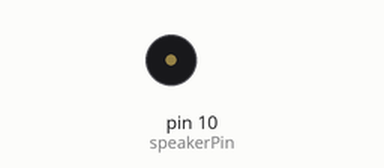
Recording of a sketch running on a simulated Arduino Uno, built with avr-gcc and run on an emulated ATmega328P. On the bench: buzzer (waves = sounding).

Above: at 16.5 s.
At 25.45 s:
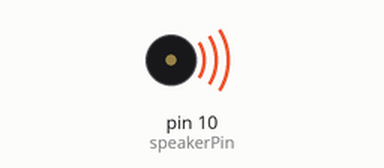
Timing chart, 0 to 26.4 s (numbered marks = the images above):
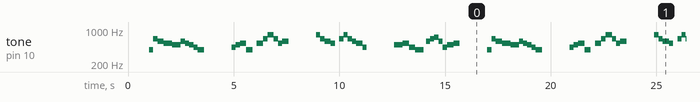

The sketch:

P6-4.ino
```cpp
#define NOTE_C4  262
#define NOTE_CS4 277
#define NOTE_D4  294
#define NOTE_DS4 311
#define NOTE_E4  330
#define NOTE_F4  349
#define NOTE_FS4 370
#define NOTE_G4  396
#define NOTE_GS4 415
#define NOTE_A4  440
#define NOTE_AS4 466
#define NOTE_B4  495
#define NOTE_C5  528
#define NOTE_CS5 554
#define NOTE_D5  594
#define NOTE_DS5 622
#define NOTE_E5  660
#define NOTE_F5  704
#define NOTE_FS5 740
#define NOTE_G5  792


int speakerPin = 10;

void setup ()
{
  pinMode(speakerPin, OUTPUT);
  BintangKecil();
}

void loop ()
{
  BintangKecil();
}

void BintangKecil() {
        noTone(speakerPin);
        delay(1000);
        tone(speakerPin,NOTE_G4);
        delay(200);
        noTone(speakerPin);
        tone(speakerPin,NOTE_E5);
        delay(200);
        noTone(speakerPin);

        tone(speakerPin,NOTE_D5);
        delay(300);
        noTone(speakerPin);


        tone(speakerPin,NOTE_C5);
        delay(200);

        delay(100);
        delay(100);

        tone(speakerPin,NOTE_B4);
        delay(400);
        noTone(speakerPin);

        tone(speakerPin,NOTE_D5);
        delay(200);
        noTone(speakerPin);
        tone(speakerPin,NOTE_C5);
        delay(200);
        noTone(speakerPin);
        tone(speakerPin,NOTE_B4);
        delay(200);
        noTone(speakerPin);
        tone(speakerPin,NOTE_A4);
        delay(200);
        noTone(speakerPin);
        tone(speakerPin,NOTE_G4);
        delay(300);
        noTone(speakerPin);

        delay(100);
        delay(100);
        delay(100);

        noTone(speakerPin);
        delay(1000);
        tone(speakerPin,NOTE_A4);
        delay(200);
        noTone(speakerPin);
        tone(speakerPin,NOTE_B4);
        delay(200);
        noTone(speakerPin);
        tone(speakerPin,NOTE_C5);
        delay(300);
        noTone(speakerPin);
        tone(speakerPin,NOTE_G4);
        delay(300);
        noTone(speakerPin);

        delay(100);
        delay(100);

        tone(speakerPin,NOTE_C5);
        delay(300);
        noTone(speakerPin);
        tone(speakerPin,NOTE_E5);
        delay(200);
        noTone(speakerPin);
        tone(speakerPin,NOTE_G5);
        delay(300);
        noTone(speakerPin);
        tone(speakerPin,NOTE_E5);
        delay(200);
        noTone(speakerPin);
        tone(speakerPin,NOTE_C5);
        delay(200);
        noTone(speakerPin);
        tone(speakerPin,NOTE_D5);
        delay(300);
        noTone(speakerPin);


        delay(100);
        delay(100);
        delay(100);

        noTone(speakerPin);
        delay(1000);
        tone(speakerPin,NOTE_G5);
        delay(200);
        noTone(speakerPin);
        tone(speakerPin,NOTE_E5);
        delay(200);
        noTone(speakerPin);
        tone(speakerPin,NOTE_D5);
        delay(300);
        noTone(speakerPin);

        tone(speakerPin,NOTE_C5);
        delay(200);
        noTone(speakerPin);


        delay(100);
        delay(100);

        tone(speakerPin,NOTE_E5);
        delay(200);
        noTone(speakerPin);
        tone(speakerPin,NOTE_G5);
        delay(200);
        noTone(speakerPin);
        tone(speakerPin,NOTE_E5);
        delay(200);
        noTone(speakerPin);
        tone(speakerPin,NOTE_D5);
        delay(200);
        noTone(speakerPin);
        tone(speakerPin,NOTE_C5);
        delay(300);
        noTone(speakerPin);
        tone(speakerPin,NOTE_A4);
        delay(200);
        noTone(speakerPin);

        delay(100);
        delay(100);
        delay(100);

        noTone(speakerPin);
        delay(1000);
        tone(speakerPin,NOTE_B4);
        delay(400);
        noTone(speakerPin);
        tone(speakerPin,NOTE_C5);
        delay(300);
        noTone(speakerPin);
        tone(speakerPin,NOTE_A4);
        delay(300);
        noTone(speakerPin);
        tone(speakerPin,NOTE_G4);
        delay(400);
        noTone(speakerPin);

        delay(100);

        tone(speakerPin,NOTE_D5);
        delay(200);
        noTone(speakerPin);
        tone(speakerPin,NOTE_E5);
        delay(200);
        noTone(speakerPin);
        tone(speakerPin,NOTE_F5);
        delay(200);
        noTone(speakerPin);
        tone(speakerPin,NOTE_D5);
        delay(200);
        noTone(speakerPin);
        tone(speakerPin,NOTE_A4);
        delay(200);
        noTone(speakerPin);
        tone(speakerPin,NOTE_B4);
        delay(300);
        noTone(speakerPin);
        tone(speakerPin,NOTE_C5);
        delay(300);
        noTone(speakerPin);

        delay(100);
        delay(100);
        delay(100);
    }
```

Measured:
- by itself, tone on pin 10 (speakerPin): plays 396 Hz for 0.20 s, 660 Hz for 0.20 s, 594 Hz for 0.30 s, 528 Hz for 0.40 s, 495 Hz for 0.40 s, 594 Hz for 0.20 s … (332 notes in this stretch)
